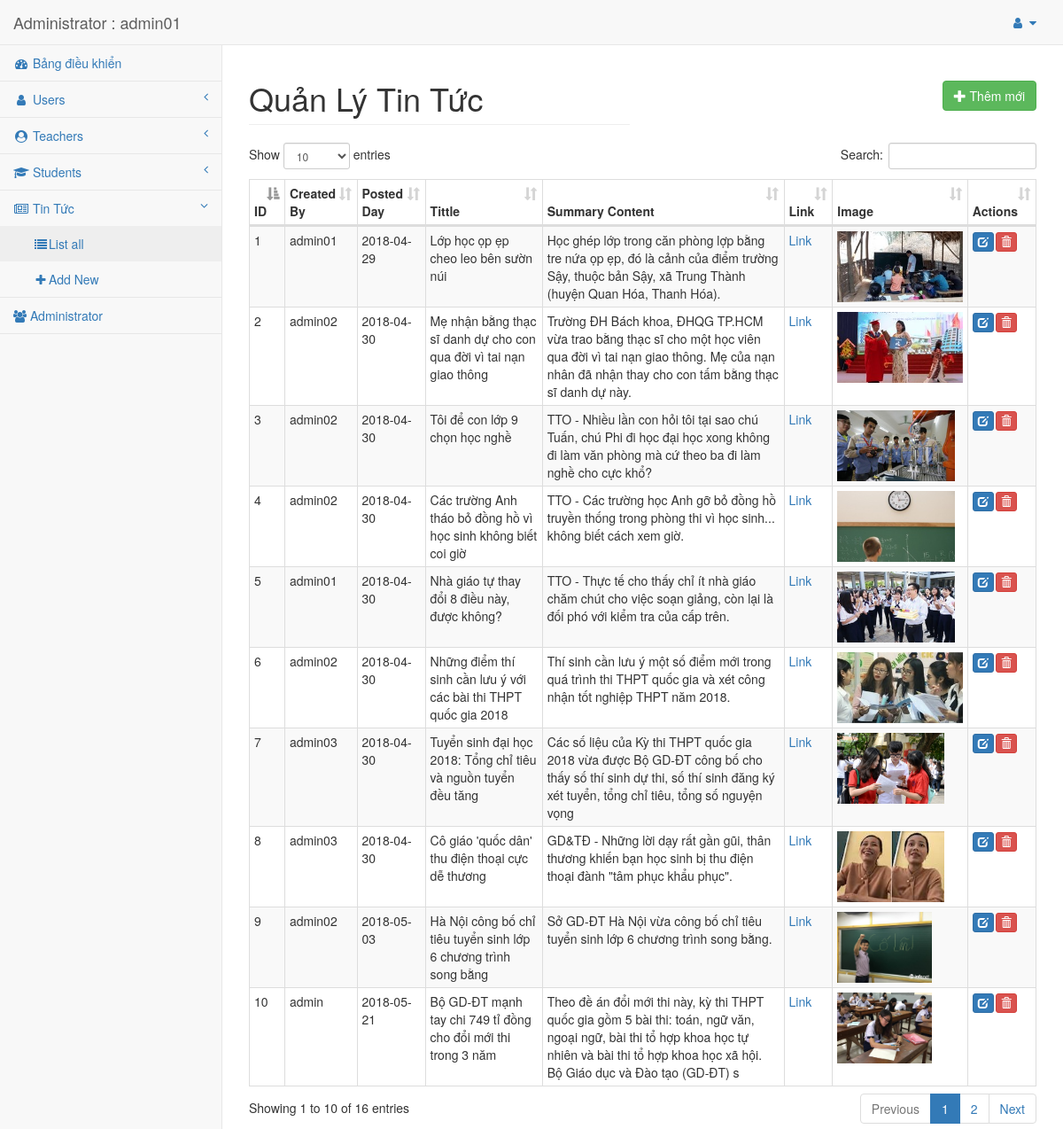
The page /admin-panel/news.php (signed in) on the database its author committed.
### tables this page shows
CREATE TABLE `news` (
  `news_id` int(10) NOT NULL AUTO_INCREMENT,
  `news_created_by` int(10) NOT NULL,
  `news_posted_day` date NOT NULL,
  `news_tittle` varchar(190) NOT NULL,
  `news_image` varchar(190) NOT NULL,
  `news_summarized_content` varchar(190) NOT NULL,
  `news_link` varchar(190) NOT NULL,
  PRIMARY KEY (`news_id`),
  KEY `fk_news_fk01` (`news_created_by`),
  CONSTRAINT `fk_news_fk01` FOREIGN KEY (`news_created_by`) REFERENCES `admin` (`admin_id`)
);

CREATE TABLE `user` (
  `user_id` int(10) NOT NULL AUTO_INCREMENT,
  `user_email` varchar(190) NOT NULL,
  `user_name` varchar(190) NOT NULL,
  `user_pass` varchar(190) NOT NULL,
  `user_role` enum('admin','teacher','student') NOT NULL,
  `user_img` varchar(190) NOT NULL,
  PRIMARY KEY (`user_id`),
  UNIQUE KEY `user_email` (`user_email`)
);

### admin-panel/lib/MysqliDb.php (called while the page is built, shortened)
<?php
class MysqliDb
{
    public static $prefix = '';
    protected $_mysqli;
    protected $_query;
    protected $_queryOptions = array();
    protected $_join = array();
    protected $_orderBy = array();
    protected $_groupBy = array();
    protected $host;
    protected $username;
    protected $password;
    protected $db;
    protected $port;
    protected $charset;
    public $returnType = 'array';
    protected $_nestJoin = false;
    private $_tableName = '';
    protected $_mapKey = null;
    public function __construct($host = null, $username = null, $password = null, $db = null, $port = null, $charset = 'utf8')
    {
        $isSubQuery = false;
        if (is_object($host)) {
            $this->_mysqli = $host;
        } else {
            $this->host = $host;
        }
        $this->username = $username;
        $this->password = $password;
        $this->db = $db;
        $this->port = $port;
        $this->charset = $charset;
    }
    public function connect()
    {
        $this->_mysqli = new mysqli($this->host, $this->username, $this->password, $this->db, $this->port);
        if ($this->charset) {
            $this->_mysqli->set_charset($this->charset);
        }
    }
    public function mysqli()
    {
        return $this->_mysqli;
    }
    protected function reset()
    {
        $this->_join = array();
        $this->_orderBy = array();
        $this->_groupBy = array();
        $this->_query = null;
        $this->_queryOptions = array();
        $this->returnType = 'array';
        $this->_nestJoin = false;
        $this->_tableName = '';
        $this->_mapKey = null;
    }
    public function get($tableName, $numRows = null, $columns = '*')
    {
        $column = is_array($columns) ? implode(', ', $columns) : $columns;
        if (strpos($tableName, '.') === false) {
            $this->_tableName = self::$prefix . $tableName;
        } else {
            $this->_tableName = $tableName;
        }
        $this->_query = 'SELECT ' . implode(' ', $this->_queryOptions) . ' ' .
            $column . " FROM " . $this->_tableName;
        $stmt = $this->_buildQuery($numRows);
        $stmt->execute();
        $res = $this->_dynamicBindResults($stmt);
        return $res;
    }
    public function join($joinTable, $joinCondition, $joinType = '')
    {
        $joinType = strtoupper(trim($joinType));
        if (!is_object($joinTable)) {
            $joinTable = self::$prefix . $joinTable;
        }
        $this->_join[] = Array($joinType, $joinTable, $joinCondition);
        return $this;
    }
    protected function _buildQuery($numRows = null, $tableData = null)
    {
        $stmt = $this->_prepareQuery();
        return $stmt;
    }
    protected function _dynamicBindResults(mysqli_stmt $stmt)
    {
        $parameters = array();
        $results = array();
        $mysqlLongType = 252;
        $shouldStoreResult = false;
        $meta = $stmt->result_metadata();
        $row = array();
        while ($field = $meta->fetch_field()) {
            if ($this->_nestJoin && $field->table != $this->_tableName) {
                $field->table = substr($field->table, strlen(self::$prefix));
                $row[$field->table][$field->name] = null;
                $parameters[] = & $row[$field->table][$field->name];
            } else {
                $row[$field->name] = null;
                $parameters[] = & $row[$field->name];
            }
        }
        call_user_func_array(array($stmt, 'bind_result'), $parameters);
        while ($stmt->fetch()) {
            if ($this->returnType == 'object') {
                $result = new stdClass ();
                foreach ($row as $key => $val) {
                    if (is_array($val)) {
                        $result->$key = new stdClass ();
                        foreach ($val as $k => $v) {
                            $result->$key->$k = $v;
                        }
                    } else {
                        $result->$key = $val;
                    }
                }
            } else {
                $result = array();
                foreach ($row as $key => $val) {
                    if (is_array($val)) {
                        foreach ($val as $k => $v) {
                            $result[$key][$k] = $v;
                        }
                    } else {
                        $result[$key] = $val;
                    }
                }
            }
            if ($this->_mapKey) {
                $results[$row[$this->_mapKey]] = count($row) > 2 ? $result : end($result);
            } else {
                array_push($results, $result);
            }
        }
        return $results;
    }
    protected function _buildCondition($operator, &$conditions)
    {
        if (empty($conditions)) {
            return;
        }
        $this->_query .= ' ' . $operator;
    }
    protected function _buildGroupBy()
    {
        if (empty($this->_groupBy)) {
            return;
        }
        $this->_query .= " GROUP BY ";
        $this->_query = rtrim($this->_query, ', ') . " ";
    }
    protected function _buildOrderBy()
    {
        if (empty($this->_orderBy)) {
            return;
        }
        $this->_query .= " ORDER BY ";
        $this->_query = rtrim($this->_query, ', ') . " ";
    }
    protected function _prepareQuery()
    {
        if (!$stmt = $this->mysqli()->prepare($this->_query)) {
            $msg = $this->mysqli()->error . " query: " . $this->_query;
            $num = $this->mysqli()->errno;
            $this->reset();
            throw new Exception($msg, $num);
        }
        return $stmt;
    }
    protected function replacePlaceHolders($str, $vals)
    {
        $newStr = "";
        $newStr .= $str;
        return $newStr;
    }
    protected function _buildJoin () {
        foreach ($this->_join as $data) {
            list ($joinType,  $joinTable, $joinCondition) = $data;
            if (is_object ($joinTable))
                $joinStr = $this->_buildPair ("", $joinTable);
            else
                $joinStr = $joinTable;
            $this->_query .= " " . $joinType. " JOIN " . $joinStr ." on " . $joinCondition;
        }
    }
}

### admin-panel/config/config.php (called while the page is built, shortened)
<?php
require_once BASE_PATH.'/lib/MysqliDb.php';
function getDbInstance(){
	return new MysqliDb(DB_HOST,DB_USER,DB_PASSWORD,DB_NAME);
}

### admin-panel/news.php (the view, shortened to what this page needs)
<?php
require_once './config/config.php';
$upload_dir = './imagesOfNews/';
$db = getDbInstance();
$select = array('news_id', 'user_name' , 'news_posted_day' , 'news_tittle', 'news_image' , 'news_summarized_content' , 'news_link');
$db->join("user u", "s.news_created_by = u.user_id", "INNER");
$news = $db->get("news s", null, $select);
include_once './includes/header.php';
?>
<div id="page-wrapper">
    <div class="row">
        <div class="col-lg-6">
            <h1 class="page-header">Quản Lý Tin Tức</h1>
        </div>
        <div class="col-lg-6" style="">
            <div class="page-action-links text-right">
	            <a href="add_news.php?operation=create">
	            	<button class="btn btn-success"><span class="glyphicon glyphicon-plus"></span> Thêm mới </button>
	            </a>
            </div>
        </div>
    </div>
    <table class="table table-striped table-bordered table-condensed table-hover" id="mydata">
        <thead>
            <tr>
                <th class="header">ID</th>
                <th>Created By</th>
                <th>Posted Day</th>
                <th>Tittle</th>
                <th>Summary Content</th>
                <th>Link</th>
                <th>Image</th>
                <th>Actions</th>
            </tr>
        </thead>
        <tbody>
            <?php foreach ($news as $row) : ?>
                <tr>
                    <td><?php echo $row['news_id'] ?></td>
                    <td><?php echo htmlspecialchars($row['user_name']) ?> </td>
                    <td><?php echo htmlspecialchars($row['news_posted_day']) ?></td>
	                <td><?php echo htmlspecialchars($row['news_tittle']) ?></td>
                    <td><?php echo htmlspecialchars($row['news_summarized_content']) ?> </td>
                    <td><a target="_blank" href=" <?php echo htmlspecialchars($row['news_link']) ?>">Link</a> </td>
                    <td><img src="<?php echo $upload_dir.$row['news_image'] ?>" height="80"></td>
	                <td>
					<a href="edit_news.php?news_id=<?php echo $row['news_id'] ?>&operation=edit" class="btn btn-primary btn-xs" style="margin-right: 2px;"><span class="glyphicon glyphicon-edit"></span>
                    <a href=""  class="btn btn-danger delete_btn btn-xs" data-toggle="modal" data-target="#confirm-delete-<?php echo $row['news_id'] ?>" style="margin-right: 1px;"><span class="glyphicon glyphicon-trash"></span></td>
				</tr>
            <?php endforeach; ?>
        </tbody>
    </table>
</div>
<?php include_once './includes/footer.php'; ?>

### admin-panel/css/sb-admin-2.css (style rules this page uses)
body { background-color: #f8f8f8; }
#page-wrapper { padding: 0 15px; min-height: 568px; background-color: white; }
@media (min-width: 768px) { #page-wrapper { position: inherit; margin: 0 0 0 250px; padding: 0 30px; border-left: 1px solid #e7e7e7; } }
.page-action-links { margin:40px 0px 20px 0px; }

### rows shown on the page
news: news_id "1", user.user_name "admin01", news_posted_day "2018-04-29", news_tittle "Lớp học ọp ẹp cheo leo bên sườn núi", news_summarized_content "Học ghép lớp trong căn phòng lợp bằng tre nứa ọp ẹp, đó là cảnh của điểm trường Sậy, thuộc bản Sậy, xã Trung Thành (huyện Quan Hóa, Thanh Hóa).", news_image (picture)
news: news_id "2", user.user_name "admin02", news_posted_day "2018-04-30", news_tittle "Mẹ nhận bằng thạc sĩ danh dự cho con qua đời vì tai nạn giao thông", news_summarized_content "Trường ĐH Bách khoa, ĐHQG TP.HCM vừa trao bằng thạc sĩ cho một học viên qua đời vì tai nạn giao thông. Mẹ của nạn nhân đã nhận thay cho con tấm bằng thạc sĩ danh dự này.", news_image (picture)
news: news_id "3", user.user_name "admin02", news_posted_day "2018-04-30", news_tittle "Tôi để con lớp 9 chọn học nghề", news_summarized_content "TTO - Nhiều lần con hỏi tôi tại sao chú Tuấn, chú Phi đi học đại học xong không đi làm văn phòng mà cứ theo ba đi làm nghề cho cực khổ?", news_image (picture)
news: news_id "4", user.user_name "admin02", news_posted_day "2018-04-30", news_tittle "Các trường Anh tháo bỏ đồng hồ vì học sinh không biết coi giờ", news_summarized_content "TTO - Các trường học Anh gỡ bỏ đồng hồ truyền thống trong phòng thi vì học sinh... không biết cách xem giờ.", news_image (picture)
news: news_id "5", user.user_name "admin01", news_posted_day "2018-04-30", news_tittle "Nhà giáo tự thay đổi 8 điều này, được không?", news_summarized_content "TTO - Thực tế cho thấy chỉ ít nhà giáo chăm chút cho việc soạn giảng, còn lại là đối phó với kiểm tra của cấp trên.", news_image (picture)
news: news_id "6", user.user_name "admin02", news_posted_day "2018-04-30", news_tittle "Những điểm thí sinh cần lưu ý với các bài thi THPT quốc gia 2018", news_summarized_content "Thí sinh cần lưu ý một số điểm mới trong quá trình thi THPT quốc gia và xét công nhận tốt nghiệp THPT năm 2018.", news_image (picture)
news: news_id "7", user.user_name "admin03", news_posted_day "2018-04-30", news_tittle "Tuyển sinh đại học 2018: Tổng chỉ tiêu và nguồn tuyển đều tăng", news_summarized_content "Các số liệu của Kỳ thi THPT quốc gia 2018 vừa được Bộ GD-ĐT công bố cho thấy số thí sinh dự thi, số thí sinh đăng ký xét tuyển, tổng chỉ tiêu, tổng số nguyện vọng", news_image (picture)
news: news_id "8", user.user_name "admin03", news_posted_day "2018-04-30", news_tittle "Cô giáo 'quốc dân' thu điện thoại cực dễ thương", news_summarized_content "GD&TĐ - Những lời dạy rất gần gũi, thân thương khiến bạn học sinh bị thu điện thoại đành \"tâm phục khẩu phục\".", news_image (picture)
news: news_id "9", user.user_name "admin02", news_posted_day "2018-05-03", news_tittle "Hà Nội công bố chỉ tiêu tuyển sinh lớp 6 chương trình song bằng", news_summarized_content "Sở GD-ĐT Hà Nội vừa công bố chỉ tiêu tuyển sinh lớp 6 chương trình song bằng.", news_image (picture)
news: news_id "10", user.user_name "admin", news_posted_day "2018-05-21", news_tittle "Bộ GD-ĐT mạnh tay chi 749 tỉ đồng cho đổi mới thi trong 3 năm", news_summarized_content "Theo đề án đổi mới thi này, kỳ thi THPT quốc gia gồm 5 bài thi: toán, ngữ văn, ngoại ngữ, bài thi tổ hợp khoa học tự nhiên và bài thi tổ hợp khoa học xã hội. Bộ Giáo dục và Đào tạo (GD-ĐT) s", news_image (picture)

### other values the page prints
$_SESSION['u_name'] "admin01"
